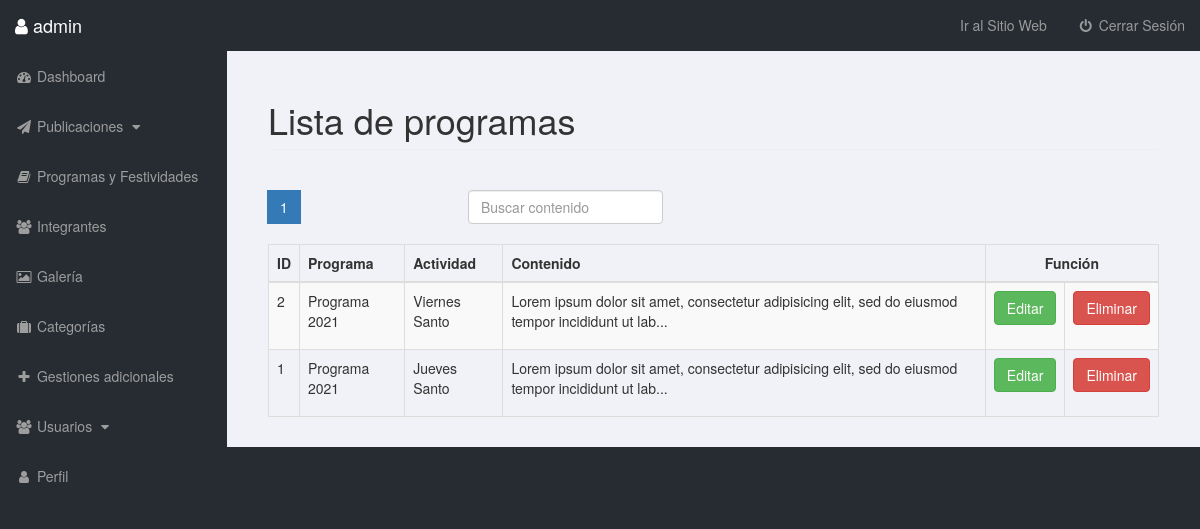
The app's page /admin/lista_programas.php?pagina=1 (signed in) with its own data.
### tables this page shows
CREATE TABLE `programas` (
  `idprograma` int(11) NOT NULL,
  `titulo` varchar(250) NOT NULL,
  `subtitulo` varchar(250) NOT NULL,
  `contenido` text NOT NULL
);

### admin/includes/view_programas.php (the view, shortened to what this page needs)
<?php include_once 'functions.php';
                      $quer = mysqli_query($conexion,"SELECT * FROM programas");
                      $program=10;
                      $paginas = mysqli_num_rows($quer);
                      $total = $paginas/$program;
                      $total = ceil($total);
                    ?>
    <nav aria-label="Page navigation example">
        <ul class="pagination justify-content-center">
            <?php for ($i=0; $i<$total; $i++): ?>
                <li class="page-item <?php echo $_GET['pagina']==$i+1 ? 'active':''?>"><a class="page-link" href="lista_programas.php?pagina=<?php echo $i+1;?>"><?php echo $i+1;?></a>
                </li>
            <?php endfor?>
            <form class="form-inline my-2 my-lg-5" method="post" style="padding-left: 20rem; padding-right:10px;">
                <input class="form-control mr-sm-2" type="text" placeholder="Buscar contenido" id="searc" name="searc" aria-label="Search">
            </form>
        </ul>
    </nav>
    <?php
        $iniciar = (($_GET['pagina'])-1)*$program;
        $sql_posts = mysqli_query($conexion,"SELECT * FROM programas ORDER BY idprograma DESC LIMIT $iniciar,$program");
    ?>
        <div class="table-responsive">
            <table class="table table-bordered table-striped table-hover" id="tab">
                <thead>
                    <th>ID</th>
                    <th>Programa</th>
                    <th>Actividad</th>
                    <th>Contenido</th>
                    <th colspan="3" class="text-center">Función</th>
                </thead>
                <tbody>
                    <?php
                    foreach($sql_posts as $fila):
                        $post_id=$fila['idprograma'];
                        $post_title=$fila['titulo'];
                        $category=$fila['subtitulo'];
                        $type=substr($fila['contenido'], 0, 100).  "...";
                        echo "<tr>";
                        echo "<td>{$post_id}</td>";
                        if (empty($post_title)) {
                            echo "<td class='alert alert-warning'>Sin Título</td>";
                        }else{
                            echo "<td>{$post_title}</td>";
                        }
                        echo "<td>{$category}</td>";
                        echo "<td>{$type}</td>";
                        echo "<td><a href='lista_programas.php?source=edi&edit_program=$post_id'><input type='submit' class='btn btn-success' style='margin: auto;' value='Editar'></a></td>";
                        echo "<td><a href='lista_programas.php?delete_program=$post_id'><input type='submit' class='btn btn-danger' style='margin:auto;' value='Eliminar'></a></td>";
                        echo "</tr>";
                    endforeach
                    ?>
                </tbody>
            </table>
        </div>

### admin/css/sb-admin.css (style rules this page uses)
body { margin-top: 100px; background-color: #272c33; }
@media (min-width:768px) { body { margin-top: 50px; } }

### records on screen
programas: idprograma "2", titulo "Programa 2021", subtitulo "Viernes Santo", contenido "Lorem ipsum dolor sit amet, consectetur adipisicing elit, sed do eiusmod tempor incididunt ut lab..."
programas: idprograma "1", titulo "Programa 2021", subtitulo "Jueves Santo", contenido "Lorem ipsum dolor sit amet, consectetur adipisicing elit, sed do eiusmod tempor incididunt ut lab..."

### other values on screen
$user "admin"
